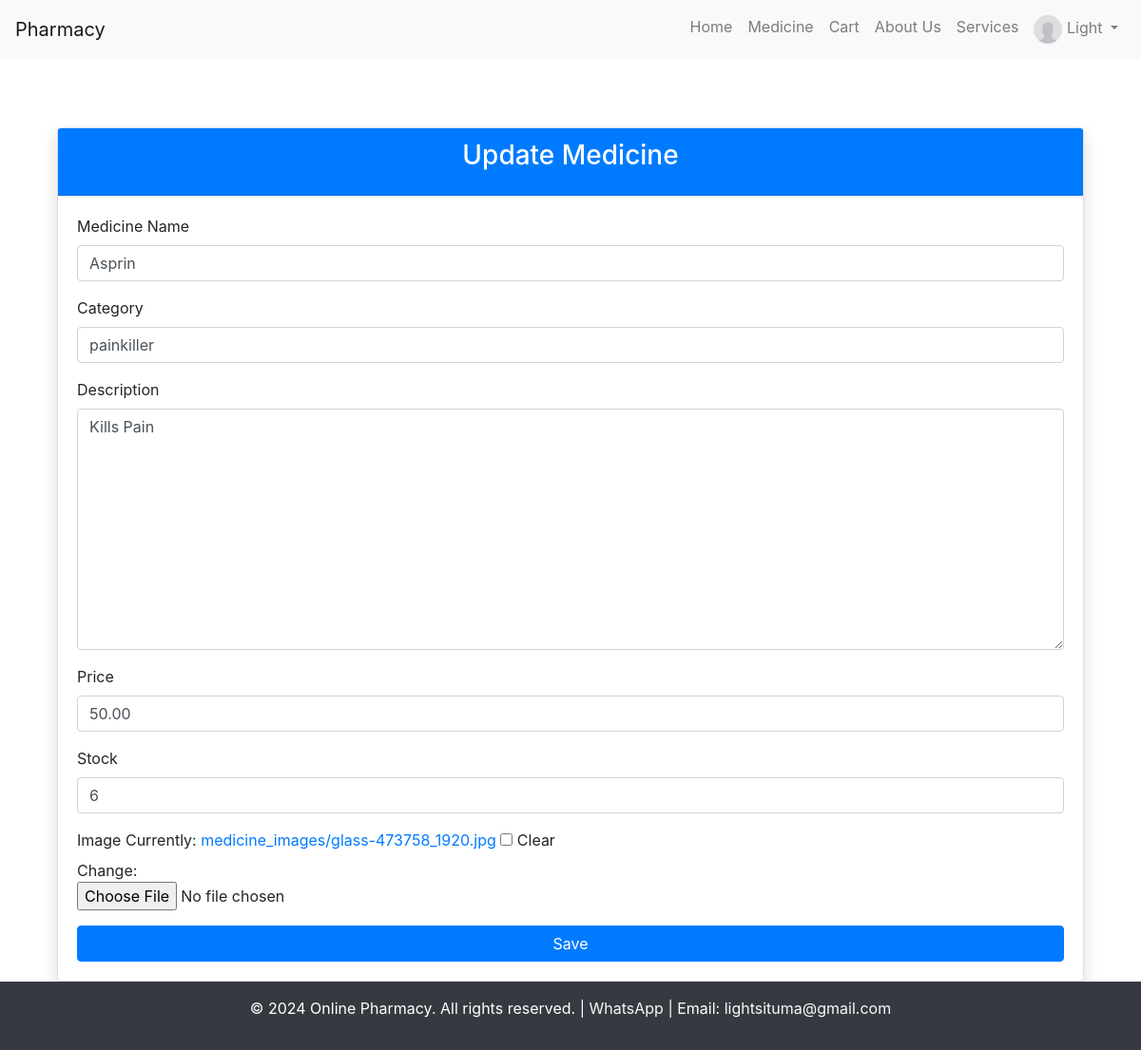
Page /medicines/8/update (signed in) on the earlier database version.
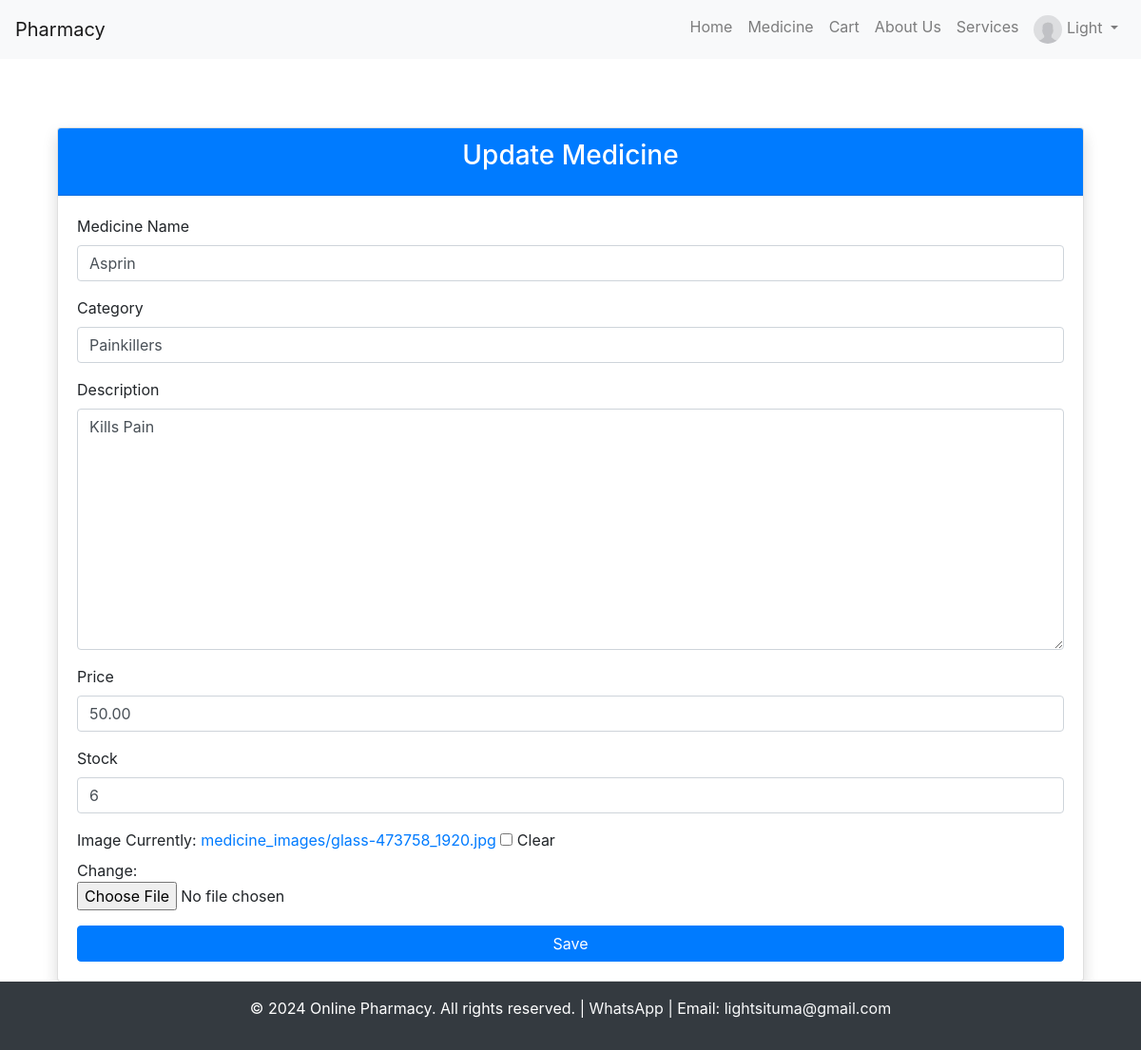
Same page on the later database version.
### pharmacy_app/models.py (models this page shows, shortened)
class Medicine(models.Model):
    name = models.CharField(max_length=100)
    category = models.CharField(max_length=50)
    price = models.DecimalField(max_digits=10, decimal_places=2)
    stock = models.PositiveIntegerField()
    description = models.TextField()
    image = models.ImageField(upload_to='medicine_images/', blank=True, null=True)

### pharmacy_app/views.py (the view)
# urls.py: path('medicines/<int:pk>/update', views.medicine_update, name='medicine_update'),
@login_required
def medicine_update(request, pk):
    medicine = get_object_or_404(Medicine, pk=pk)
    if request.method == 'POST':
        form =MedicineForm(request.POST, instance=medicine)
        if form.is_valid():
            form.save()
            return redirect('medicine_list')
    else:
        form = MedicineForm(instance=medicine)
    return render(request, 'medicine_form.html',{'form': form})

### pharmacy_app/forms.py
class MedicineForm(forms.ModelForm):
    class Meta:
        model = Medicine
        fields = '__all__'

### pharmacy_app/templatetags/custom_filters.py (called while the page is built)
@register.filter(name='add_class')
def add_class(value, css_class):
    return value.as_widget(attrs={"class": css_class})

### pharmacy_app/templates/medicine_form.html (shortened to what this page needs)
{% extends "base.html" %}
{% load custom_filters %}
{% block content %}
<div class="container mt-5">
  <div class="card shadow">
    <div class="card-header bg-primary text-white">
      <h3 class="card-title text-center">{{ form.instance.pk|yesno:"Update Medicine,Add New Medicine" }}</h3>
    </div>
    <div class="card-body">
      <form action="" method="post" enctype="multipart/form-data">
        <div class="form-group">
          <label for="{{ form.name.id_for_label }}">Medicine Name</label>
          {{ form.name|add_class:"form-control" }}
        </div>
        <div class="form-group">
          <label for="{{ form.category.id_for_label }}">Category</label>
          {{ form.category|add_class:"form-control" }}
        </div>
        <div class="form-group">
          <label for="{{ form.description.id_for_label }}">Description</label>
          {{ form.description|add_class:"form-control" }}
        </div>
        <div class="form-group">
          <label for="{{ form.price.id_for_label }}">Price</label>
          {{ form.price|add_class:"form-control" }}
        </div>
        <div class="form-group">
          <label for="{{ form.stock.id_for_label }}">Stock</label>
          {{ form.stock|add_class:"form-control" }}
        </div>
        <div class="form-group">
          <label for="{{ form.image.id_for_label }}">Image</label>
          {{ form.image|add_class:"form-control-file" }}
        </div>
        <button type="submit" class="btn btn-primary btn-block">Save</button>
      </form>
    </div>
  </div>
</div>
{% endblock %}

Differences in the rows shown:
changed Medicine "Update Medicine": category "painkiller" → "Painkillers"
